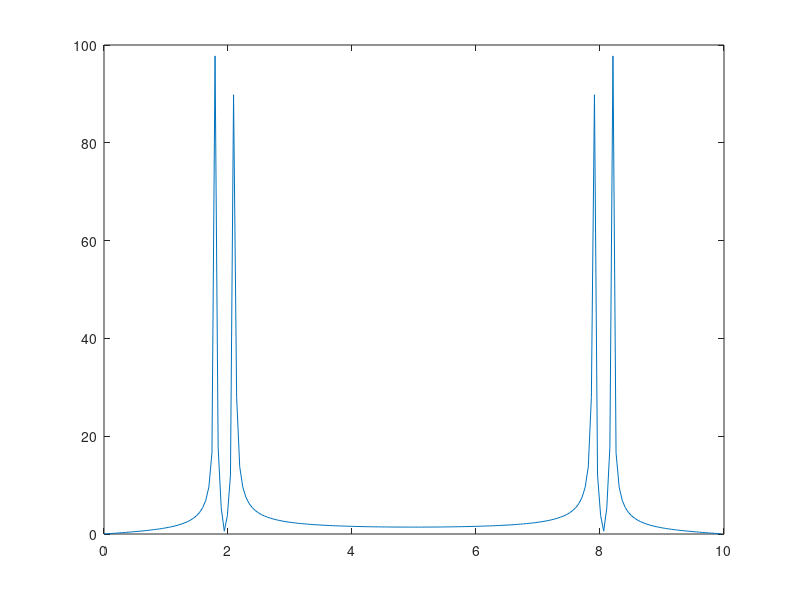

This figure's MATLAB source:
%%
% fs is sampling frequency of the audio signal
fs = 10;
%  will represent the times when the audio signal was sampled
t = 0:1/fs:20;
% y will represent the audio signal amplitude at each sampled time.
y = sin(1.8*2*pi*t)+sin(2.1*2*pi*t);
% y vector contains the sum of two sine waves with similar frequencies, gives 'beat' pattern
plot(t,y)

%%
%  Fourier transform returns information about the frequency content of the signal
yfft = fft(y);
% numel function to return the number of elements in an array
n = numel(y);
% The f variable will represent the frequencies that correspond to the values in yfft
f = 0:fs/n:fs*(n-1)/n;
%  fft are complex numbers. To plot their magnitude use abs
plot(f,abs(yfft))